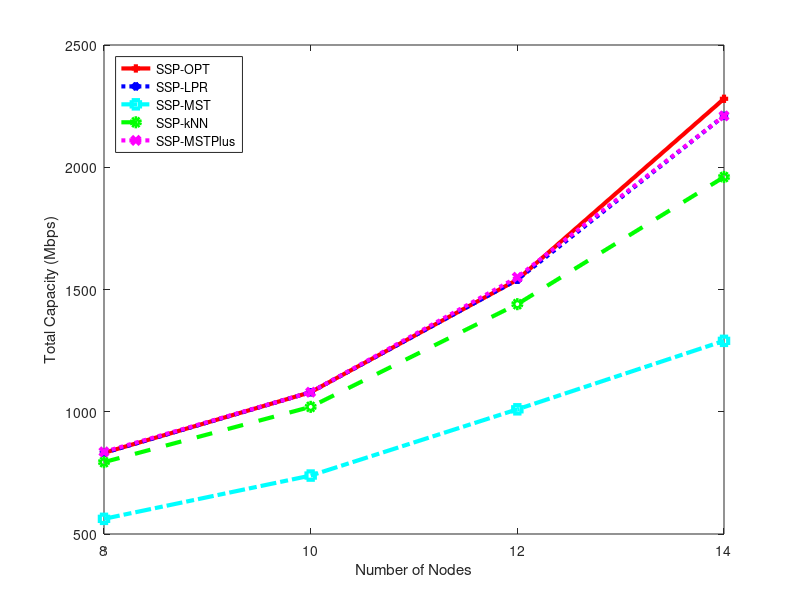

The MATLAB source for this figure: (Note: this script raises an error after producing the figure.)
figure(1);
X = [ 8, 10, 12, 14 ];
% Original Run - 32 bit
%SSPOPT = [ 1.02e+09, 9.90e+08, 1.44e+09, 2.69e+09, 2.64e+09 ];
%SSPLPR = [ 1.02e+09, 9.30e+08, 1.37e+09, 2.60e+09, 2.51e+09 ];
%SSPMST = [ 6.15e+08, 7.35e+08, 1.02e+09, 1.21e+09, 1.56e+09 ];
%SSPkNN = [ 9.80e+08, 8.50e+08, 1.27e+09, 2.07e+09, 2.32e+09 ];
% Rerun with MST+

SSPOPT = [ 8.32E+08, 1.08E+09, 1.54E+09, 2.28E+09 ];
SSPLPR = [ 8.32E+08, 1.08E+09, 1.54E+09, 2.21E+09 ];
SSPMST = [ 5.62E+08, 7.39E+08, 1.01E+09, 1.29E+09 ];
SSPkNN = [ 7.94E+08, 1.02E+09, 1.44E+09, 1.96E+09 ];
SSPMSTP = [ 8.36E+08, 1.08E+09, 1.55E+09, 2.21E+09 ];

SSPOPT = SSPOPT / 1000000;
SSPLPR = SSPLPR / 1000000;
SSPMST = SSPMST / 1000000;
SSPkNN = SSPkNN / 1000000;
SSPMSTP = SSPMSTP / 1000000;

plot(X,SSPOPT,'-+r','LineWidth',3);
hold on;
plot(X,SSPLPR,':*b','LineWidth',3);
plot(X,SSPMST,'-.sc','LineWidth',3);
plot(X,SSPkNN,'--og ','LineWidth',3);
plot(X,SSPMSTP, ':xm', 'LineWidth', 3);
                  
xlabel('Number of Nodes');
ylabel('Total Capacity (Mbps)');
legend('SSP-OPT','SSP-LPR','SSP-MST','SSP-kNN', 'SSP-MSTPlus', "Location", "NorthWest")
set(gca, 'XTickMode', 'manual', 'XTick', X);
hold off;
fixAxes;
print(1, "scenario1.eps", "-deps");
print(1, "scenario1.pdf", "-dpdf");
